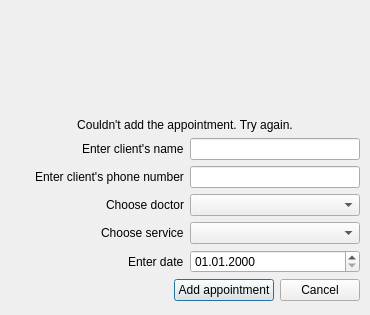
<?xml version="1.0" encoding="UTF-8"?>
<ui version="4.0">
 <class>AddAppointmentDialog</class>
 <widget class="QDialog" name="AddAppointmentDialog">
  <property name="geometry">
   <rect>
    <x>0</x>
    <y>0</y>
    <width>370</width>
    <height>315</height>
   </rect>
  </property>
  <property name="minimumSize">
   <size>
    <width>370</width>
    <height>315</height>
   </size>
  </property>
  <property name="maximumSize">
   <size>
    <width>370</width>
    <height>315</height>
   </size>
  </property>
  <property name="windowTitle">
   <string>Enter appointment info</string>
  </property>
  <widget class="QWidget" name="verticalLayoutWidget">
   <property name="geometry">
    <rect>
     <x>10</x>
     <y>10</y>
     <width>350</width>
     <height>291</height>
    </rect>
   </property>
   <layout class="QVBoxLayout" name="vertical_layout">
    <item alignment="Qt::AlignBottom">
     <widget class="QLabel" name="error_label">
      <property name="text">
       <string>&lt;html&gt;&lt;head/&gt;&lt;body&gt;&lt;p align=&quot;center&quot;&gt;Couldn't add the appointment. Try again.&lt;/p&gt;&lt;/body&gt;&lt;/html&gt;</string>
      </property>
     </widget>
    </item>
    <item>
     <layout class="QHBoxLayout" name="client_layout">
      <item>
       <spacer name="client_spacer">
        <property name="orientation">
         <enum>Qt::Horizontal</enum>
        </property>
        <property name="sizeHint" stdset="0">
         <size>
          <width>40</width>
          <height>20</height>
         </size>
        </property>
       </spacer>
      </item>
      <item>
       <widget class="QLabel" name="client_label">
        <property name="text">
         <string>Enter client's name</string>
        </property>
       </widget>
      </item>
      <item>
       <widget class="QLineEdit" name="client_box">
        <property name="minimumSize">
         <size>
          <width>170</width>
          <height>0</height>
         </size>
        </property>
        <property name="maximumSize">
         <size>
          <width>170</width>
          <height>16777215</height>
         </size>
        </property>
       </widget>
      </item>
     </layout>
    </item>
    <item>
     <layout class="QHBoxLayout" name="phone_layout">
      <item>
       <spacer name="phone_spacer">
        <property name="orientation">
         <enum>Qt::Horizontal</enum>
        </property>
        <property name="sizeHint" stdset="0">
         <size>
          <width>40</width>
          <height>20</height>
         </size>
        </property>
       </spacer>
      </item>
      <item>
       <widget class="QLabel" name="phone_label">
        <property name="text">
         <string>Enter client's phone number</string>
        </property>
       </widget>
      </item>
      <item>
       <widget class="QLineEdit" name="phone_box">
        <property name="minimumSize">
         <size>
          <width>170</width>
          <height>0</height>
         </size>
        </property>
        <property name="maximumSize">
         <size>
          <width>170</width>
          <height>16777215</height>
         </size>
        </property>
       </widget>
      </item>
     </layout>
    </item>
    <item>
     <layout class="QHBoxLayout" name="doctor_layout">
      <item>
       <spacer name="doctor_spacer">
        <property name="orientation">
         <enum>Qt::Horizontal</enum>
        </property>
        <property name="sizeHint" stdset="0">
         <size>
          <width>40</width>
          <height>20</height>
         </size>
        </property>
       </spacer>
      </item>
      <item>
       <widget class="QLabel" name="doctor_label">
        <property name="text">
         <string>Choose doctor</string>
        </property>
       </widget>
      </item>
      <item>
       <widget class="QComboBox" name="doctor_combobox">
        <property name="minimumSize">
         <size>
          <width>170</width>
          <height>0</height>
         </size>
        </property>
        <property name="maximumSize">
         <size>
          <width>170</width>
          <height>16777215</height>
         </size>
        </property>
       </widget>
      </item>
     </layout>
    </item>
    <item>
     <layout class="QHBoxLayout" name="service_layout">
      <item>
       <spacer name="horizontalSpacer_4">
        <property name="orientation">
         <enum>Qt::Horizontal</enum>
        </property>
        <property name="sizeHint" stdset="0">
         <size>
          <width>40</width>
          <height>20</height>
         </size>
        </property>
       </spacer>
      </item>
      <item>
       <widget class="QLabel" name="service_label">
        <property name="text">
         <string>Choose service</string>
        </property>
       </widget>
      </item>
      <item>
       <widget class="QComboBox" name="service_combobox">
        <property name="minimumSize">
         <size>
          <width>170</width>
          <height>0</height>
         </size>
        </property>
        <property name="maximumSize">
         <size>
          <width>170</width>
          <height>16777215</height>
         </size>
        </property>
       </widget>
      </item>
     </layout>
    </item>
    <item>
     <layout class="QHBoxLayout" name="date_layout">
      <item>
       <spacer name="date_spacer">
        <property name="orientation">
         <enum>Qt::Horizontal</enum>
        </property>
        <property name="sizeHint" stdset="0">
         <size>
          <width>40</width>
          <height>20</height>
         </size>
        </property>
       </spacer>
      </item>
      <item>
       <widget class="QLabel" name="date_label">
        <property name="text">
         <string>Enter date</string>
        </property>
       </widget>
      </item>
      <item>
       <widget class="QDateEdit" name="date_edit">
        <property name="minimumSize">
         <size>
          <width>170</width>
          <height>0</height>
         </size>
        </property>
        <property name="maximumSize">
         <size>
          <width>170</width>
          <height>16777215</height>
         </size>
        </property>
        <property name="displayFormat">
         <string>MM.dd.yyyy</string>
        </property>
       </widget>
      </item>
     </layout>
    </item>
    <item>
     <layout class="QHBoxLayout" name="button_layout">
      <item>
       <spacer name="button_spacer">
        <property name="orientation">
         <enum>Qt::Horizontal</enum>
        </property>
        <property name="sizeHint" stdset="0">
         <size>
          <width>40</width>
          <height>20</height>
         </size>
        </property>
       </spacer>
      </item>
      <item>
       <widget class="QPushButton" name="button_add">
        <property name="text">
         <string>Add appointment</string>
        </property>
       </widget>
      </item>
      <item>
       <widget class="QPushButton" name="button_cancel">
        <property name="text">
         <string>Cancel</string>
        </property>
       </widget>
      </item>
     </layout>
    </item>
   </layout>
  </widget>
 </widget>
 <resources/>
 <connections/>
</ui>
